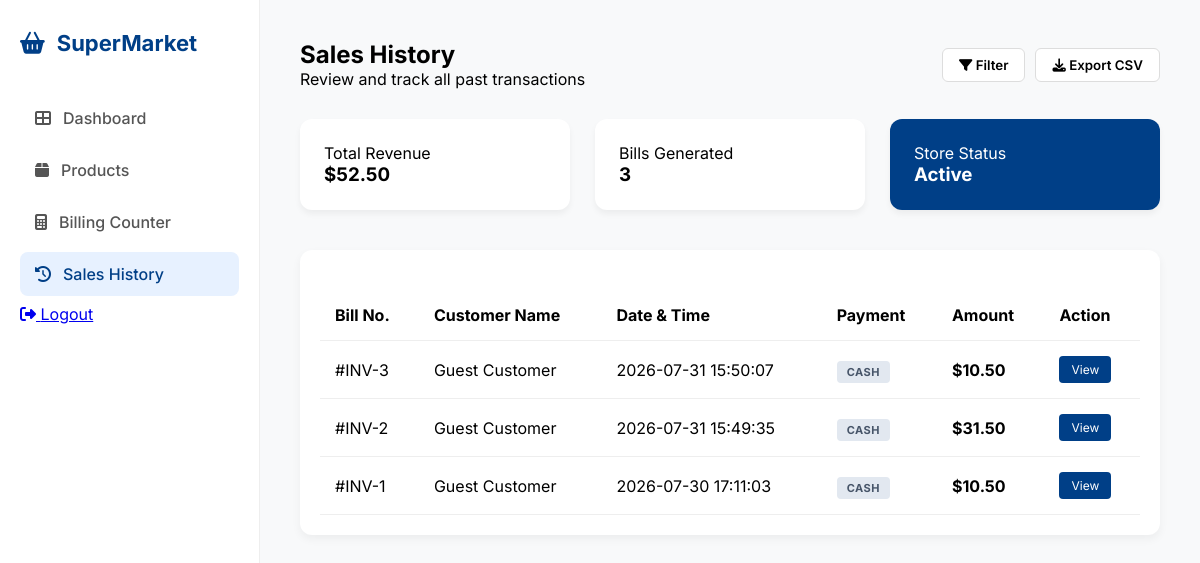
Before: /history (signed in) with the older database file.
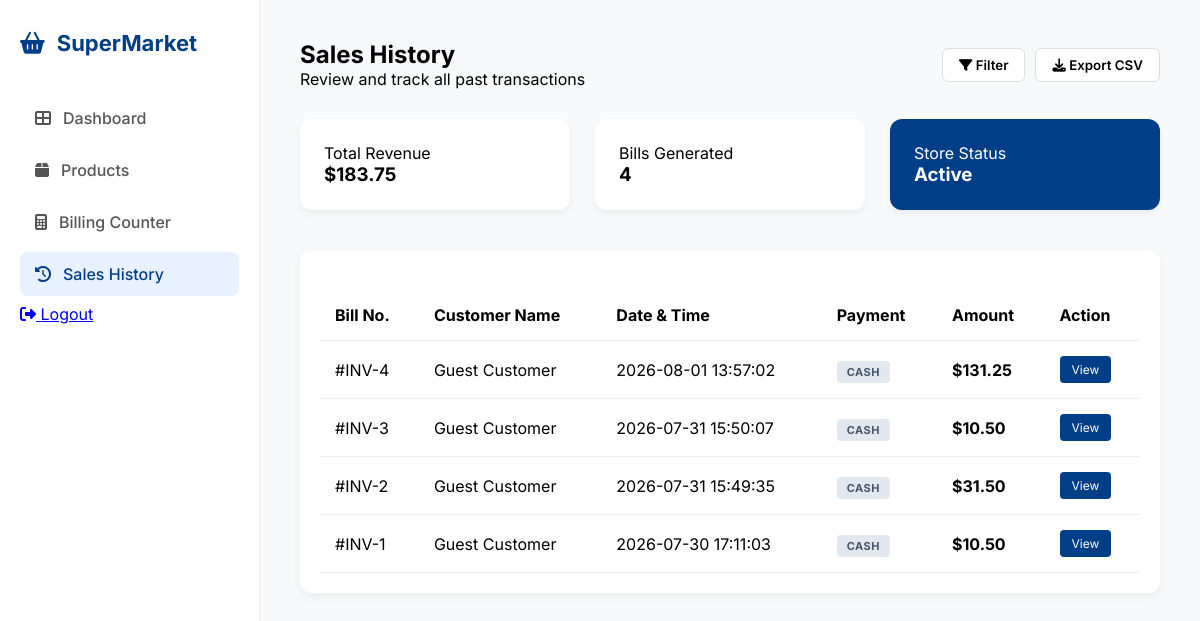
After: the same page with the newer database file.
### tables this page shows
CREATE TABLE sales (
            id INTEGER PRIMARY KEY AUTOINCREMENT,
            customer_name TEXT,
            total_amount REAL,
            date_time DATETIME DEFAULT CURRENT_TIMESTAMP
        );

### app.py (the view)
@app.route('/history')
def history():
    if 'user' not in session:
        return redirect(url_for('login'))
    conn = get_db_connection()
    all_sales = conn.execute('SELECT * FROM sales ORDER BY id DESC').fetchall()
    total_revenue = 0
    for sale in all_sales:
        total_revenue += sale['total_amount']
    bill_count = len(all_sales)
    conn.close()
    return render_template('history.html', sales=all_sales, total=total_revenue, count=bill_count)

### app.py (called while the page is built)
def get_db_connection():
    conn = sqlite3.connect('supermarket.db')
    conn.row_factory = sqlite3.Row
    return conn

### templates/history.html (shortened to what this page needs)
<!DOCTYPE html>
<html lang="en">
<head>
    <link rel="stylesheet" href="https://cdnjs.cloudflare.com/ajax/libs/font-awesome/6.4.0/css/all.min.css">
    <link rel="stylesheet" href="{{ url_for('static', filename='style.css') }}">
</head>
<body class="dashboard-page">
    <div class="dashboard-wrapper">
        <aside class="sidebar">
            <div class="sidebar-brand">
                <i class="fas fa-shopping-basket"></i>
                <span>SuperMarket</span>
            </div>
            <nav class="nav-links">
                <a href="/dashboard" class="nav-item"><i class="fas fa-th-large"></i> Dashboard</a>
                <a href="/products" class="nav-item"><i class="fas fa-box"></i> Products</a>
                <a href="/billing" class="nav-item"><i class="fas fa-calculator"></i> Billing Counter</a>
                <a href="/history" class="nav-item active"><i class="fas fa-history"></i> Sales History</a>
            </nav>
            <div class="sidebar-footer">
                <a href="/logout"><i class="fas fa-sign-out-alt"></i> Logout</a>
            </div>
        </aside>
        <main class="main-content">
            <header class="top-header">
                <div class="header-info">
                    <h2>Sales History</h2>
                    <p>Review and track all past transactions</p>
                </div>
                <div class="header-buttons">
                    <button class="btn-outline"><i class="fas fa-filter"></i> Filter</button>
                    <button class="btn-outline"><i class="fas fa-download"></i> Export CSV</button>
                </div>
            </header>
            <div class="stats-grid">
    <div class="stat-card">
        <p>Total Revenue</p>
        <h3>${{ "%.2f"|format(total) }}</h3>
    </div>
    <div class="stat-card">
        <p>Bills Generated</p>
        <h3>{{ count }}</h3>
    </div>
    <div class="stat-card blue-card">
        <p>Store Status</p>
        <h3>Active</h3>
    </div>
</div>
            <div class="history-table-card">
                <table class="data-table">
                    <thead>
                        <tr>
                            <th>Bill No.</th>
                            <th>Customer Name</th>
                            <th>Date & Time</th>
                            <th>Payment</th>
                            <th>Amount</th>
                            <th>Action</th>
                        </tr>
                    </thead>
                    <tbody>
    {% for sale in sales %}
    <tr>
        <td>#INV-{{ sale['id'] }}</td>
        <td>{{ sale['customer_name'] }}</td>
        <td>{{ sale['date_time'] }}</td>
        <td><span class="pay-badge cash">CASH</span></td>
        <td><strong>${{ "%.2f"|format(sale['total_amount']) }}</strong></td>
        <td><button class="btn-view-small">View</button></td>
    </tr>
    {% endfor %}
</tbody>
                </table>
            </div>
        </main>
    </div>
</body>
</html>

Changed rows visible on the page:
added sales: id "4", customer_name "Guest Customer", date_time "2026-08-01 13:57:02", total_amount "131.25"
Other visible differences:
{{ "%.2f"|format(total) }}: "52.50" → "183.75"
{{ count }}: "3" → "4"
